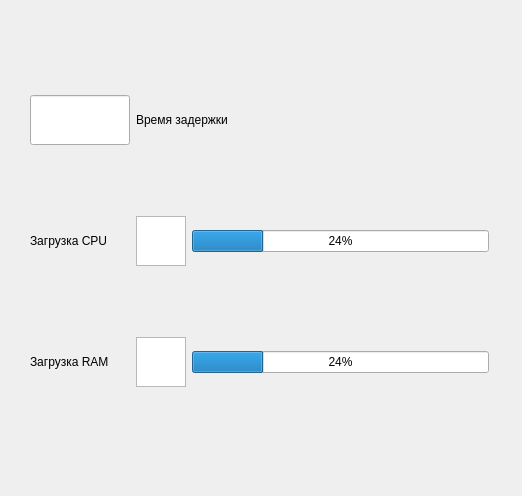
<?xml version="1.0" encoding="UTF-8"?>
<ui version="4.0">
 <class>Form</class>
 <widget class="QWidget" name="Form">
  <property name="geometry">
   <rect>
    <x>0</x>
    <y>0</y>
    <width>522</width>
    <height>496</height>
   </rect>
  </property>
  <property name="windowTitle">
   <string>Form</string>
  </property>
  <widget class="QWidget" name="">
   <property name="geometry">
    <rect>
     <x>30</x>
     <y>30</y>
     <width>459</width>
     <height>425</height>
    </rect>
   </property>
   <layout class="QVBoxLayout" name="verticalLayout">
    <item>
     <layout class="QHBoxLayout" name="horizontalLayout">
      <item>
       <widget class="QLineEdit" name="lineEdit">
        <property name="sizePolicy">
         <sizepolicy hsizetype="Expanding" vsizetype="Expanding">
          <horstretch>0</horstretch>
          <verstretch>0</verstretch>
         </sizepolicy>
        </property>
        <property name="minimumSize">
         <size>
          <width>100</width>
          <height>20</height>
         </size>
        </property>
        <property name="maximumSize">
         <size>
          <width>50</width>
          <height>50</height>
         </size>
        </property>
        <property name="baseSize">
         <size>
          <width>100</width>
          <height>0</height>
         </size>
        </property>
        <property name="layoutDirection">
         <enum>Qt::LeftToRight</enum>
        </property>
       </widget>
      </item>
      <item>
       <widget class="QLabel" name="label">
        <property name="minimumSize">
         <size>
          <width>25</width>
          <height>10</height>
         </size>
        </property>
        <property name="text">
         <string>Время задержки</string>
        </property>
       </widget>
      </item>
     </layout>
    </item>
    <item>
     <layout class="QHBoxLayout" name="horizontalLayout_2">
      <item>
       <widget class="QLabel" name="label_2">
        <property name="minimumSize">
         <size>
          <width>100</width>
          <height>10</height>
         </size>
        </property>
        <property name="text">
         <string>Загрузка CPU</string>
        </property>
       </widget>
      </item>
      <item>
       <widget class="QPlainTextEdit" name="plainTextEdit">
        <property name="maximumSize">
         <size>
          <width>50</width>
          <height>50</height>
         </size>
        </property>
       </widget>
      </item>
      <item>
       <widget class="QProgressBar" name="progressBar">
        <property name="value">
         <number>24</number>
        </property>
       </widget>
      </item>
     </layout>
    </item>
    <item>
     <layout class="QHBoxLayout" name="horizontalLayout_3">
      <item>
       <widget class="QLabel" name="label_3">
        <property name="minimumSize">
         <size>
          <width>100</width>
          <height>10</height>
         </size>
        </property>
        <property name="text">
         <string>Загрузка RAM</string>
        </property>
       </widget>
      </item>
      <item>
       <widget class="QPlainTextEdit" name="plainTextEdit_2">
        <property name="maximumSize">
         <size>
          <width>50</width>
          <height>50</height>
         </size>
        </property>
       </widget>
      </item>
      <item>
       <widget class="QProgressBar" name="progressBar_2">
        <property name="value">
         <number>24</number>
        </property>
       </widget>
      </item>
     </layout>
    </item>
   </layout>
  </widget>
 </widget>
 <resources/>
 <connections/>
</ui>
